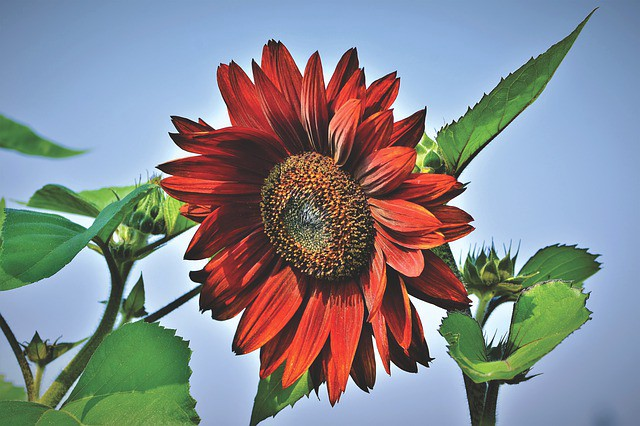
#> input picture flower.jpeg, 640 x 426 px
$ python untitled.py
#> lines starting #> are read from the running program, lines starting #| are printed output that depends on the picture
import cv2
import matplotlib.pyplot as plt
img = cv2.imread('flower.jpeg')
#> img is the input picture: shape (426, 640, 3); mean B, G, R 141.6, 136.7, 132.9
blur = cv2.GaussianBlur(img,(5,5),cv2.BORDER_DEFAULT)
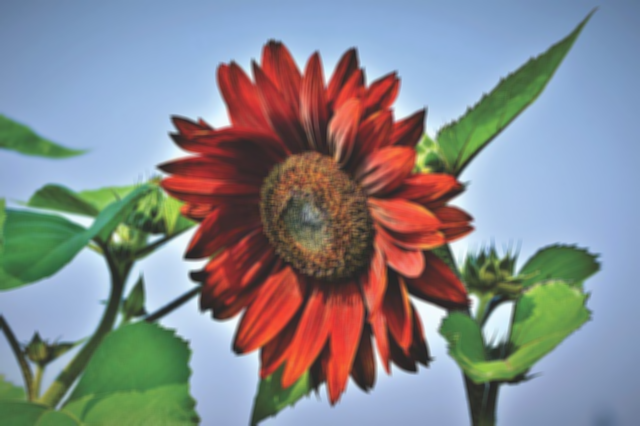
#> blur: shape (426, 640, 3); mean B, G, R 141.6, 136.7, 132.9
plt.imshow(blur)
plt.show()
